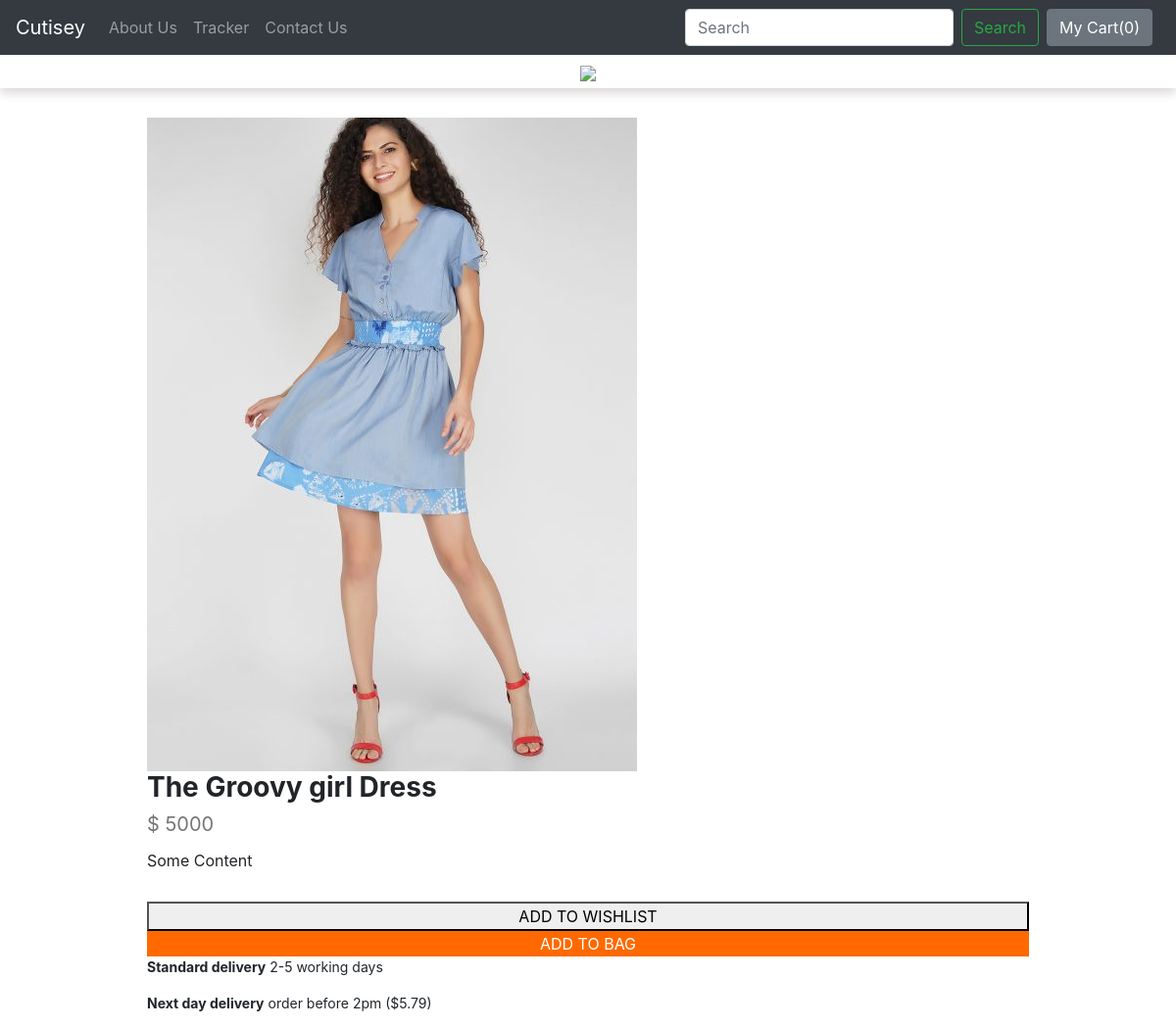
/Cutisey/products/5, run on the app's committed database.
### Cutisey/models.py (models this page shows)
class Product(models.Model):
    product_id = models.AutoField
    product_name = models.CharField(max_length=50)
    category = models.CharField(max_length=50,default="")
    subcategory = models.CharField(max_length=50,default="")
    price = models.IntegerField(default=0)
    desc = models.CharField(max_length=300)
    pub_date = models.DateField()
    image = models.ImageField(upload_to="Cutisey/images",default="")
    def __str__(self):
        return self.product_name

### Cutisey/views.py (the view)
# urls.py: path("products/<int:myid>", views.productView, name="ProductView")
def productView(request, myid):
    product=Product.objects.filter(id=myid)
    print(product)
    return render(request, 'Cutisey/productView.html', {'product':product[0]})

### Cutisey/templates/Cutisey/productView.html (shortened to what this page needs)
{% extends 'Cutisey/basic.html' %}
{% block body %}
     <div id="header">
        <img src="https://awik.io/demo/webshop-zoom/star_logo.png">
      </div>
      <div class="columns">
         <div class="column">
            <div class="thumbnail-container">
              <img class="drift-demo-trigger" data-zoom="https://awik.io/demo/webshop-zoom/shoe-large.jpg" src="/media/{{product.image}}">
            </div>
        </div>
        <div class="grid left">
          <div class="column">
          <div class="details">
            <h1>{{product.product_name}}</h1>
            <p class="price">$ {{product.price}}</p>
            <p class="description">{{product.desc}}</p>
            <div class="columns">
              <div class="column" id="wishlist-container">
                <button class="button">
                    <span>ADD TO WISHLIST</span>
                </button>
              </div>
              <div class="column" id="buy-container">
                <button class="button buy-button">
                    <span>ADD TO BAG</span>
                </button>
              </div>
            </div>
            <p class="small-text"><span>Standard delivery</span> 2-5 working days</p>
            <p class="small-text"><span>Next day delivery</span> order before 2pm ($5.79)</p>
          </div>
        </div>
      </div>
      </div>
 {% endblock %}

### data on the page
Product: image (picture), product_name "The Groovy girl Dress", price "5000", desc "Some Content"
